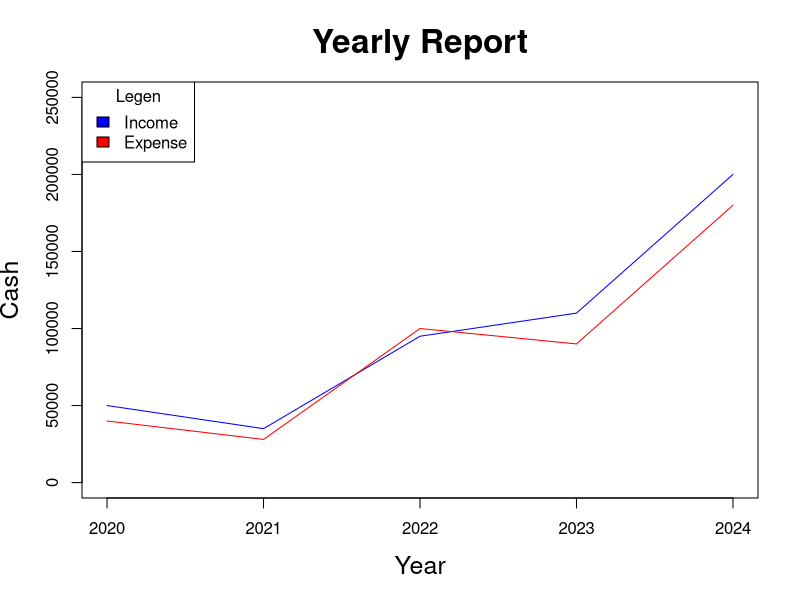
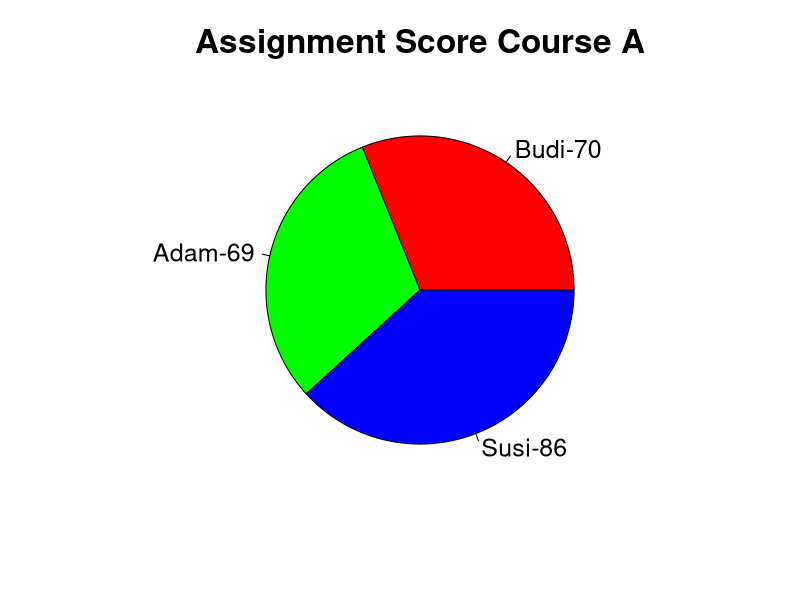
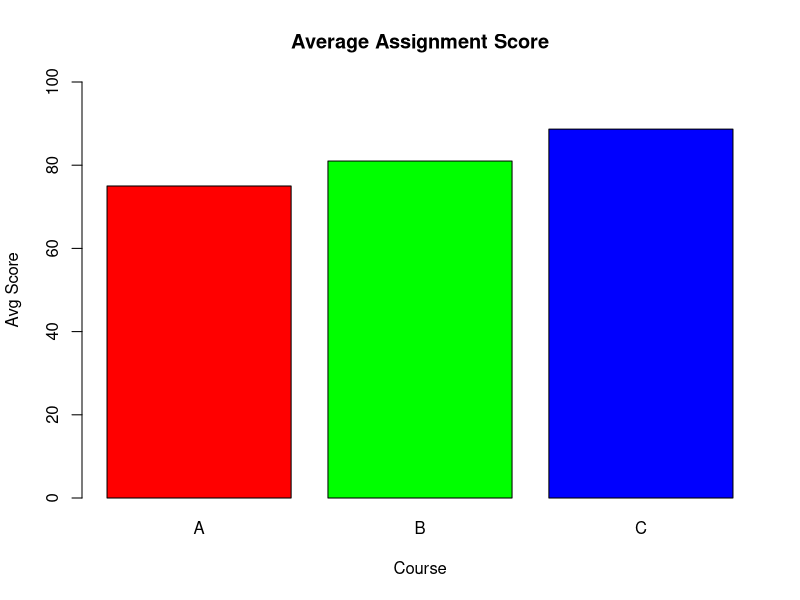
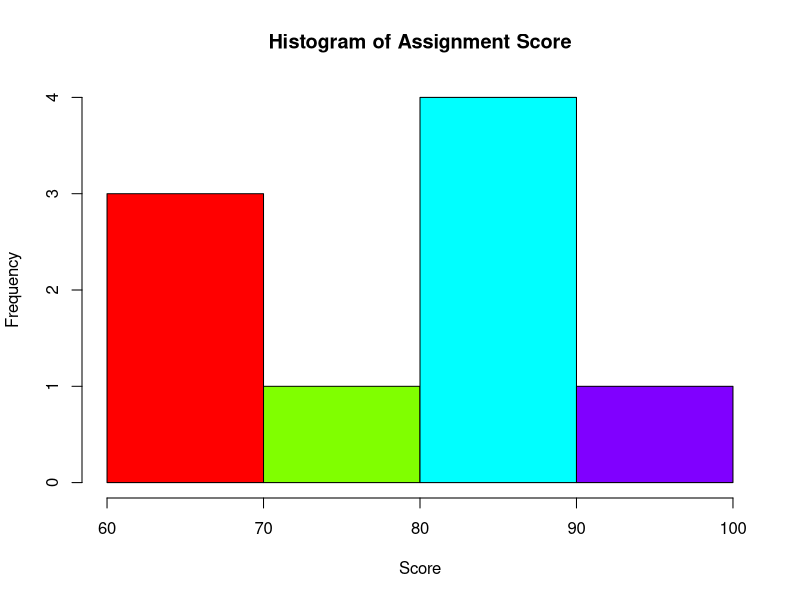
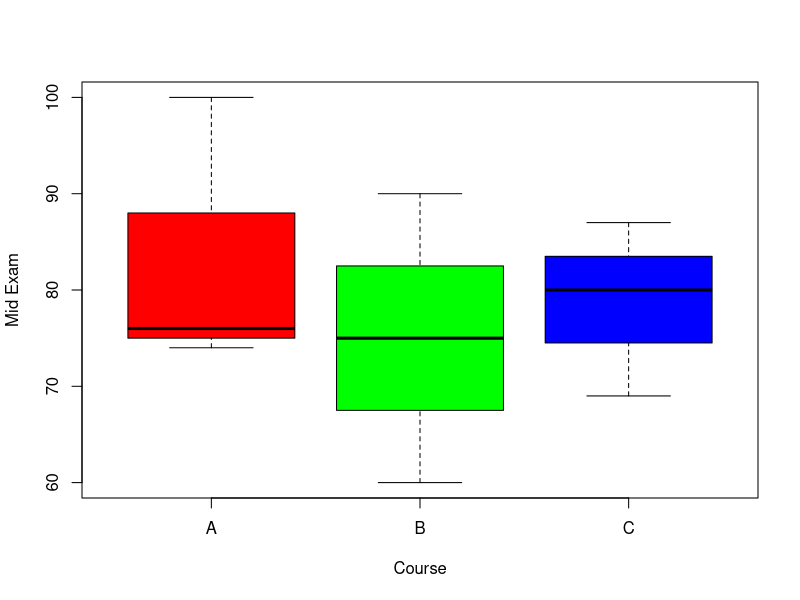
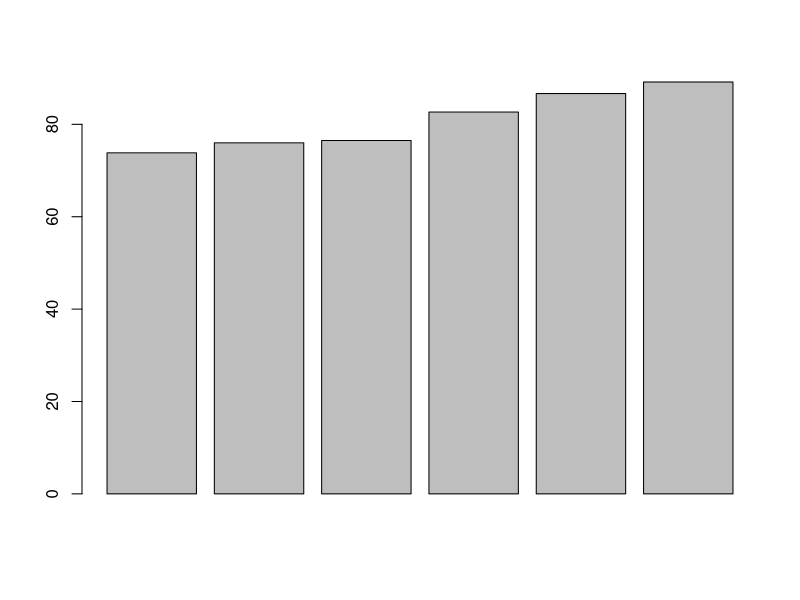

The R source for these figures, in order:
# a = c(1,2,3,4)
# b = c(4,2,1,3)

# plot(a,b, type="o")
# plot(a,b, type="l")


# plot(a,b, type="l", col = "red")
# plot(a,b, type="l", col = "#0000FF")

# plot(a,b, type="l", col = "#0000FF", xlab = "bawah" , ylab = "samping")
# plot(a,b, type="l", col = "#0000FF", xlab = "bawah" , ylab = "samping" , main = "Plot Testing")


report = read.csv("Report.csv") # ngubah jadi data frame

plot(report$Year,report$Income, type ="l", xlab = "Year", ylab = "Cash", col = "blue", ylim = c(0,250000), main = "Yearly Report", cex.main = 2, cex.lab = 1.5)

lines(report$Year,report$Expense, type="l", col = "red")

legend("topleft", legend = c("Income", "Expense"), cex = 1, fill = c("blue", "red"), title = "Legen")

# kalau ada  i... itu ganti fileencodingnya
# score = read.csv("Score.csv", fileEncoding = "UTF-8-BOM")
score = read.csv("Score.csv")
colnames(score) = c("Name", "Course","Assignment", "Mid.Exam", "Final.Exam")

#rm(a) #ngilangin a
#rm(b)

scoreCourseA = score[score$Course == 'A',]

# pie(scoreCourseA$Assignment, labels = scoreCourseA$Name, cex = 1.5)
pie(scoreCourseA$Assignment, labels = paste(scoreCourseA$Name, scoreCourseA$Assignment, sep = "-"), cex = 1.5, col = rainbow(3), main = "Assignment Score Course A", cex.main = 2)

avgAsgA = mean(score[score$Course == 'A', "Assignment"])
avgAsgB = mean(score[score$Course == 'B', "Assignment"])
avgAsgC = mean(score[score$Course == 'C', "Assignment"])


avgAsg = c(avgAsgA,avgAsgB,avgAsgC)
courseName = score[!duplicated(score$Course), "Course"]

# barplot(avgAsg, names.arg = c("A","B","C"))
barplot(avgAsg, names.arg = courseName , ylim = c(0,100), col = rainbow(length(avgAsg)), xlab = "Course", ylab = "Avg Score", main = "Average Assignment Score")

hist(score$Assignment, xlab = "Score", main = "Histogram of Assignment Score", col = rainbow((4)))



boxplot(score$Mid.Exam ~ score$Course, xlab = "Course", ylab = "Mid Exam", col = rainbow(3))

## HOW TO SORT DATA
allNameCourse = score[, c(1:2)]

# tambahin column baru
allNameCourse$totalScore = rowMeans(score[,c(3:5)])

# group by name, lalu di hitung rata2nya
allScore = aggregate(allNameCourse$totalScore, 
                     by=list(allNameCourse$Name),
                     FUN = mean)
colnames(allScore) = c("Names", "Final.Score")

# sort
allScore = allScore[order(allScore$Final.Score), ]

# bar plot
barplot(allScore$Final.Score)